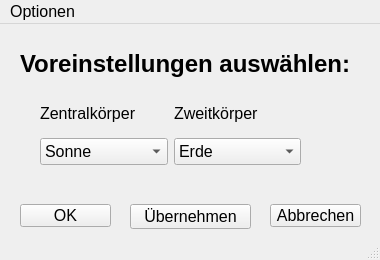
<?xml version="1.0" encoding="UTF-8"?>
<ui version="4.0">
 <class>MainWindow</class>
 <widget class="QMainWindow" name="MainWindow">
  <property name="geometry">
   <rect>
    <x>0</x>
    <y>0</y>
    <width>380</width>
    <height>260</height>
   </rect>
  </property>
  <property name="sizePolicy">
   <sizepolicy hsizetype="Fixed" vsizetype="Fixed">
    <horstretch>0</horstretch>
    <verstretch>0</verstretch>
   </sizepolicy>
  </property>
  <property name="minimumSize">
   <size>
    <width>380</width>
    <height>260</height>
   </size>
  </property>
  <property name="maximumSize">
   <size>
    <width>380</width>
    <height>260</height>
   </size>
  </property>
  <property name="font">
   <font>
    <pointsize>12</pointsize>
   </font>
  </property>
  <property name="windowTitle">
   <string>Voreinstellungen</string>
  </property>
  <widget class="QWidget" name="centralwidget">
   <widget class="QLabel" name="label_17">
    <property name="geometry">
     <rect>
      <x>20</x>
      <y>20</y>
      <width>351</width>
      <height>41</height>
     </rect>
    </property>
    <property name="text">
     <string>&lt;html&gt;&lt;head/&gt;&lt;body&gt;&lt;p&gt;&lt;span style=&quot; font-size:18pt; font-weight:600;&quot;&gt;Voreinstellungen auswählen:&lt;/span&gt;&lt;/p&gt;&lt;/body&gt;&lt;/html&gt;</string>
    </property>
   </widget>
   <widget class="QWidget" name="gridLayoutWidget">
    <property name="geometry">
     <rect>
      <x>40</x>
      <y>70</y>
      <width>261</width>
      <height>71</height>
     </rect>
    </property>
    <layout class="QGridLayout" name="gridLayout">
     <item row="2" column="0">
      <widget class="QComboBox" name="choice_central">
       <item>
        <property name="text">
         <string>Sonne</string>
        </property>
       </item>
       <item>
        <property name="text">
         <string>Erde</string>
        </property>
       </item>
       <item>
        <property name="text">
         <string>Mond</string>
        </property>
       </item>
      </widget>
     </item>
     <item row="2" column="1">
      <widget class="QComboBox" name="choice_sat">
       <item>
        <property name="text">
         <string>Erde</string>
        </property>
       </item>
       <item>
        <property name="text">
         <string>Mond</string>
        </property>
       </item>
       <item>
        <property name="text">
         <string>Sputnik 2</string>
        </property>
       </item>
      </widget>
     </item>
     <item row="0" column="0">
      <widget class="QLabel" name="label">
       <property name="text">
        <string>Zentralkörper</string>
       </property>
      </widget>
     </item>
     <item row="0" column="1">
      <widget class="QLabel" name="label_2">
       <property name="text">
        <string>Zweitkörper</string>
       </property>
      </widget>
     </item>
    </layout>
   </widget>
   <widget class="QPushButton" name="b_ok">
    <property name="geometry">
     <rect>
      <x>20</x>
      <y>180</y>
      <width>91</width>
      <height>23</height>
     </rect>
    </property>
    <property name="text">
     <string>OK</string>
    </property>
   </widget>
   <widget class="QPushButton" name="b_cancel">
    <property name="geometry">
     <rect>
      <x>270</x>
      <y>180</y>
      <width>91</width>
      <height>23</height>
     </rect>
    </property>
    <property name="text">
     <string>Abbrechen</string>
    </property>
   </widget>
   <widget class="QPushButton" name="b_fill">
    <property name="geometry">
     <rect>
      <x>130</x>
      <y>180</y>
      <width>121</width>
      <height>25</height>
     </rect>
    </property>
    <property name="text">
     <string>Übernehmen</string>
    </property>
   </widget>
  </widget>
  <widget class="QMenuBar" name="menubar">
   <property name="geometry">
    <rect>
     <x>0</x>
     <y>0</y>
     <width>380</width>
     <height>24</height>
    </rect>
   </property>
   <widget class="QMenu" name="menuOptionen">
    <property name="title">
     <string>Optionen</string>
    </property>
    <addaction name="actionVerlassen"/>
   </widget>
   <addaction name="menuOptionen"/>
  </widget>
  <widget class="QStatusBar" name="statusbar"/>
  <action name="actionVerlassen">
   <property name="text">
    <string>Verlassen</string>
   </property>
   <property name="shortcut">
    <string>Ctrl+Q</string>
   </property>
  </action>
 </widget>
 <resources/>
 <connections/>
</ui>
